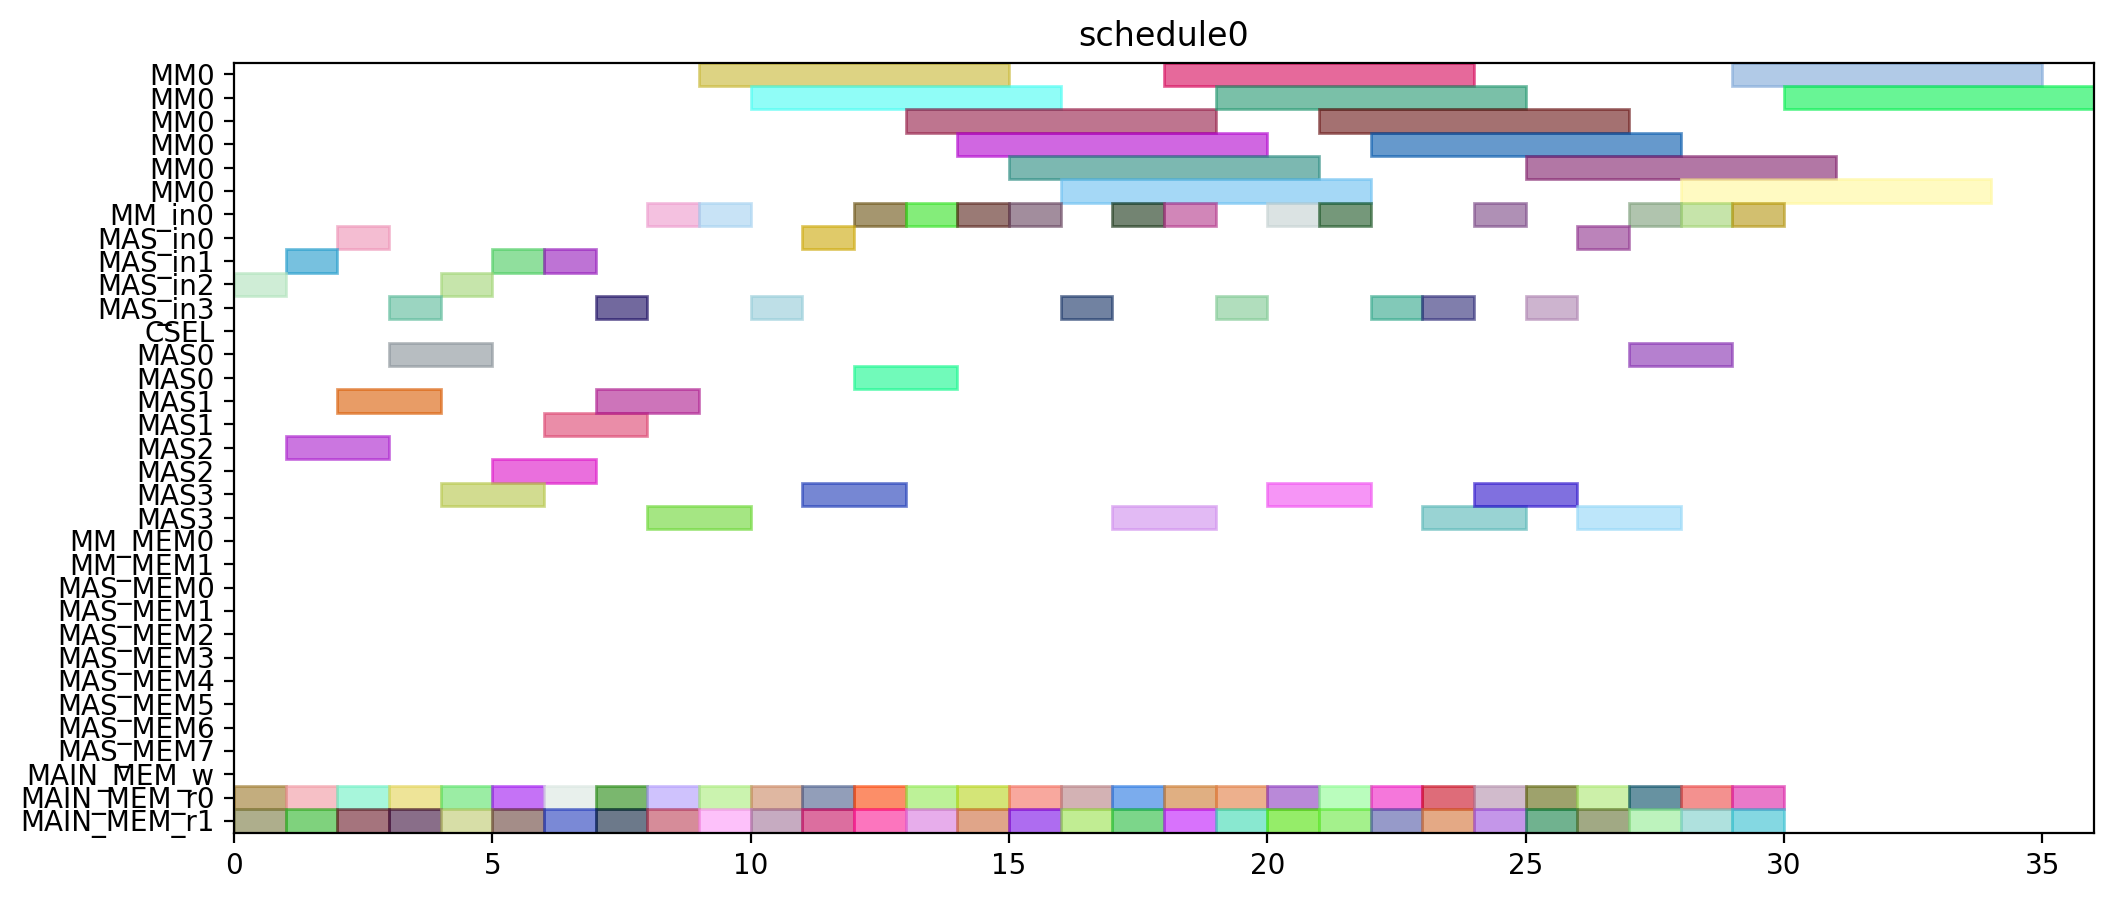

Write Python code to recreate this figure.
from pyschedule import Scenario, solvers, plotters, alt


def solve():
	horizon = 120
	S = Scenario("schedule0", horizon=horizon)

	# resource
	MM = S.Resources('MM', num=1, size=6)
	MM_in = S.Resources('MM_in', num=1)
	MAS_in = S.Resources('MAS_in', num=4)
	CSEL = S.Resource('CSEL')
	MAS = S.Resources('MAS', num=4, size=2, periods=range(1, horizon))
	MM_MEM = S.Resources('MM_MEM', num=2)
	MAS_MEM = S.Resources('MAS_MEM', num=8)
	MAIN_MEM_w = S.Resource('MAIN_MEM_w', size=1)
	MAIN_MEM_r = S.Resources('MAIN_MEM_r', num=2)

	# result of previous scheduling

	# new tasks
	t1_t0 = S.Task('t1_t0', length=6, delay_cost=1)
	t1_t0 += alt(MM)
	t1_t0_in = S.Task('t1_t0_in', length=1, delay_cost=1)
	t1_t0_in += alt(MM_in)
	S += t1_t0_in*MM_in[0]<=t1_t0*MM[0]
	t1_t0_mem0 = S.Task('t1_t0_mem0', length=1, delay_cost=1)
	t1_t0_mem0 += MAIN_MEM_r[0]
	S += t1_t0_mem0 <= t1_t0

	t1_t0_mem1 = S.Task('t1_t0_mem1', length=1, delay_cost=1)
	t1_t0_mem1 += MAIN_MEM_r[1]
	S += t1_t0_mem1 <= t1_t0

	t1_t1 = S.Task('t1_t1', length=6, delay_cost=1)
	t1_t1 += alt(MM)
	t1_t1_in = S.Task('t1_t1_in', length=1, delay_cost=1)
	t1_t1_in += alt(MM_in)
	S += t1_t1_in*MM_in[0]<=t1_t1*MM[0]
	t1_t1_mem0 = S.Task('t1_t1_mem0', length=1, delay_cost=1)
	t1_t1_mem0 += MAIN_MEM_r[0]
	S += t1_t1_mem0 <= t1_t1

	t1_t1_mem1 = S.Task('t1_t1_mem1', length=1, delay_cost=1)
	t1_t1_mem1 += MAIN_MEM_r[1]
	S += t1_t1_mem1 <= t1_t1

	t1_t2 = S.Task('t1_t2', length=2, delay_cost=1)
	t1_t2 += alt(MAS)
	t1_t2_in = S.Task('t1_t2_in', length=1, delay_cost=1)
	t1_t2_in += alt(MAS_in)
	S += t1_t2_in*MAS_in[0]<=t1_t2*MAS[0]

	S += t1_t2_in*MAS_in[1]<=t1_t2*MAS[1]

	S += t1_t2_in*MAS_in[2]<=t1_t2*MAS[2]

	S += t1_t2_in*MAS_in[3]<=t1_t2*MAS[3]

	t1_t2_mem0 = S.Task('t1_t2_mem0', length=1, delay_cost=1)
	t1_t2_mem0 += MAIN_MEM_r[0]
	S += t1_t2_mem0 <= t1_t2

	t1_t2_mem1 = S.Task('t1_t2_mem1', length=1, delay_cost=1)
	t1_t2_mem1 += MAIN_MEM_r[1]
	S += t1_t2_mem1 <= t1_t2

	t1_t3 = S.Task('t1_t3', length=2, delay_cost=1)
	t1_t3 += alt(MAS)
	t1_t3_in = S.Task('t1_t3_in', length=1, delay_cost=1)
	t1_t3_in += alt(MAS_in)
	S += t1_t3_in*MAS_in[0]<=t1_t3*MAS[0]

	S += t1_t3_in*MAS_in[1]<=t1_t3*MAS[1]

	S += t1_t3_in*MAS_in[2]<=t1_t3*MAS[2]

	S += t1_t3_in*MAS_in[3]<=t1_t3*MAS[3]

	t1_t3_mem0 = S.Task('t1_t3_mem0', length=1, delay_cost=1)
	t1_t3_mem0 += MAIN_MEM_r[0]
	S += t1_t3_mem0 <= t1_t3

	t1_t3_mem1 = S.Task('t1_t3_mem1', length=1, delay_cost=1)
	t1_t3_mem1 += MAIN_MEM_r[1]
	S += t1_t3_mem1 <= t1_t3

	t2_t0 = S.Task('t2_t0', length=6, delay_cost=1)
	t2_t0 += alt(MM)
	t2_t0_in = S.Task('t2_t0_in', length=1, delay_cost=1)
	t2_t0_in += alt(MM_in)
	S += t2_t0_in*MM_in[0]<=t2_t0*MM[0]
	t2_t0_mem0 = S.Task('t2_t0_mem0', length=1, delay_cost=1)
	t2_t0_mem0 += MAIN_MEM_r[0]
	S += t2_t0_mem0 <= t2_t0

	t2_t0_mem1 = S.Task('t2_t0_mem1', length=1, delay_cost=1)
	t2_t0_mem1 += MAIN_MEM_r[1]
	S += t2_t0_mem1 <= t2_t0

	t2_t1 = S.Task('t2_t1', length=6, delay_cost=1)
	t2_t1 += alt(MM)
	t2_t1_in = S.Task('t2_t1_in', length=1, delay_cost=1)
	t2_t1_in += alt(MM_in)
	S += t2_t1_in*MM_in[0]<=t2_t1*MM[0]
	t2_t1_mem0 = S.Task('t2_t1_mem0', length=1, delay_cost=1)
	t2_t1_mem0 += MAIN_MEM_r[0]
	S += t2_t1_mem0 <= t2_t1

	t2_t1_mem1 = S.Task('t2_t1_mem1', length=1, delay_cost=1)
	t2_t1_mem1 += MAIN_MEM_r[1]
	S += t2_t1_mem1 <= t2_t1

	t2_t2 = S.Task('t2_t2', length=2, delay_cost=1)
	t2_t2 += alt(MAS)
	t2_t2_in = S.Task('t2_t2_in', length=1, delay_cost=1)
	t2_t2_in += alt(MAS_in)
	S += t2_t2_in*MAS_in[0]<=t2_t2*MAS[0]

	S += t2_t2_in*MAS_in[1]<=t2_t2*MAS[1]

	S += t2_t2_in*MAS_in[2]<=t2_t2*MAS[2]

	S += t2_t2_in*MAS_in[3]<=t2_t2*MAS[3]

	t2_t2_mem0 = S.Task('t2_t2_mem0', length=1, delay_cost=1)
	t2_t2_mem0 += MAIN_MEM_r[0]
	S += t2_t2_mem0 <= t2_t2

	t2_t2_mem1 = S.Task('t2_t2_mem1', length=1, delay_cost=1)
	t2_t2_mem1 += MAIN_MEM_r[1]
	S += t2_t2_mem1 <= t2_t2

	t2_t3 = S.Task('t2_t3', length=2, delay_cost=1)
	t2_t3 += alt(MAS)
	t2_t3_in = S.Task('t2_t3_in', length=1, delay_cost=1)
	t2_t3_in += alt(MAS_in)
	S += t2_t3_in*MAS_in[0]<=t2_t3*MAS[0]

	S += t2_t3_in*MAS_in[1]<=t2_t3*MAS[1]

	S += t2_t3_in*MAS_in[2]<=t2_t3*MAS[2]

	S += t2_t3_in*MAS_in[3]<=t2_t3*MAS[3]

	t2_t3_mem0 = S.Task('t2_t3_mem0', length=1, delay_cost=1)
	t2_t3_mem0 += MAIN_MEM_r[0]
	S += t2_t3_mem0 <= t2_t3

	t2_t3_mem1 = S.Task('t2_t3_mem1', length=1, delay_cost=1)
	t2_t3_mem1 += MAIN_MEM_r[1]
	S += t2_t3_mem1 <= t2_t3

	t0_t0 = S.Task('t0_t0', length=6, delay_cost=1)
	t0_t0 += alt(MM)
	t0_t0_in = S.Task('t0_t0_in', length=1, delay_cost=1)
	t0_t0_in += alt(MM_in)
	S += t0_t0_in*MM_in[0]<=t0_t0*MM[0]
	t0_t0_mem0 = S.Task('t0_t0_mem0', length=1, delay_cost=1)
	t0_t0_mem0 += MAIN_MEM_r[0]
	S += t0_t0_mem0 <= t0_t0

	t0_t0_mem1 = S.Task('t0_t0_mem1', length=1, delay_cost=1)
	t0_t0_mem1 += MAIN_MEM_r[1]
	S += t0_t0_mem1 <= t0_t0

	t0_t1 = S.Task('t0_t1', length=6, delay_cost=1)
	t0_t1 += alt(MM)
	t0_t1_in = S.Task('t0_t1_in', length=1, delay_cost=1)
	t0_t1_in += alt(MM_in)
	S += t0_t1_in*MM_in[0]<=t0_t1*MM[0]
	t0_t1_mem0 = S.Task('t0_t1_mem0', length=1, delay_cost=1)
	t0_t1_mem0 += MAIN_MEM_r[0]
	S += t0_t1_mem0 <= t0_t1

	t0_t1_mem1 = S.Task('t0_t1_mem1', length=1, delay_cost=1)
	t0_t1_mem1 += MAIN_MEM_r[1]
	S += t0_t1_mem1 <= t0_t1

	t0_t2 = S.Task('t0_t2', length=2, delay_cost=1)
	t0_t2 += alt(MAS)
	t0_t2_in = S.Task('t0_t2_in', length=1, delay_cost=1)
	t0_t2_in += alt(MAS_in)
	S += t0_t2_in*MAS_in[0]<=t0_t2*MAS[0]

	S += t0_t2_in*MAS_in[1]<=t0_t2*MAS[1]

	S += t0_t2_in*MAS_in[2]<=t0_t2*MAS[2]

	S += t0_t2_in*MAS_in[3]<=t0_t2*MAS[3]

	t0_t2_mem0 = S.Task('t0_t2_mem0', length=1, delay_cost=1)
	t0_t2_mem0 += MAIN_MEM_r[0]
	S += t0_t2_mem0 <= t0_t2

	t0_t2_mem1 = S.Task('t0_t2_mem1', length=1, delay_cost=1)
	t0_t2_mem1 += MAIN_MEM_r[1]
	S += t0_t2_mem1 <= t0_t2

	t0_t3 = S.Task('t0_t3', length=2, delay_cost=1)
	t0_t3 += alt(MAS)
	t0_t3_in = S.Task('t0_t3_in', length=1, delay_cost=1)
	t0_t3_in += alt(MAS_in)
	S += t0_t3_in*MAS_in[0]<=t0_t3*MAS[0]

	S += t0_t3_in*MAS_in[1]<=t0_t3*MAS[1]

	S += t0_t3_in*MAS_in[2]<=t0_t3*MAS[2]

	S += t0_t3_in*MAS_in[3]<=t0_t3*MAS[3]

	t0_t3_mem0 = S.Task('t0_t3_mem0', length=1, delay_cost=1)
	t0_t3_mem0 += MAIN_MEM_r[0]
	S += t0_t3_mem0 <= t0_t3

	t0_t3_mem1 = S.Task('t0_t3_mem1', length=1, delay_cost=1)
	t0_t3_mem1 += MAIN_MEM_r[1]
	S += t0_t3_mem1 <= t0_t3

	t4_t0_t0 = S.Task('t4_t0_t0', length=6, delay_cost=1)
	t4_t0_t0 += alt(MM)
	t4_t0_t0_in = S.Task('t4_t0_t0_in', length=1, delay_cost=1)
	t4_t0_t0_in += alt(MM_in)
	S += t4_t0_t0_in*MM_in[0]<=t4_t0_t0*MM[0]
	t4_t0_t0_mem0 = S.Task('t4_t0_t0_mem0', length=1, delay_cost=1)
	t4_t0_t0_mem0 += MAIN_MEM_r[0]
	S += t4_t0_t0_mem0 <= t4_t0_t0

	t4_t0_t0_mem1 = S.Task('t4_t0_t0_mem1', length=1, delay_cost=1)
	t4_t0_t0_mem1 += MAIN_MEM_r[1]
	S += t4_t0_t0_mem1 <= t4_t0_t0

	t4_t0_t1 = S.Task('t4_t0_t1', length=6, delay_cost=1)
	t4_t0_t1 += alt(MM)
	t4_t0_t1_in = S.Task('t4_t0_t1_in', length=1, delay_cost=1)
	t4_t0_t1_in += alt(MM_in)
	S += t4_t0_t1_in*MM_in[0]<=t4_t0_t1*MM[0]
	t4_t0_t1_mem0 = S.Task('t4_t0_t1_mem0', length=1, delay_cost=1)
	t4_t0_t1_mem0 += MAIN_MEM_r[0]
	S += t4_t0_t1_mem0 <= t4_t0_t1

	t4_t0_t1_mem1 = S.Task('t4_t0_t1_mem1', length=1, delay_cost=1)
	t4_t0_t1_mem1 += MAIN_MEM_r[1]
	S += t4_t0_t1_mem1 <= t4_t0_t1

	t4_t0_t2 = S.Task('t4_t0_t2', length=2, delay_cost=1)
	t4_t0_t2 += alt(MAS)
	t4_t0_t2_in = S.Task('t4_t0_t2_in', length=1, delay_cost=1)
	t4_t0_t2_in += alt(MAS_in)
	S += t4_t0_t2_in*MAS_in[0]<=t4_t0_t2*MAS[0]

	S += t4_t0_t2_in*MAS_in[1]<=t4_t0_t2*MAS[1]

	S += t4_t0_t2_in*MAS_in[2]<=t4_t0_t2*MAS[2]

	S += t4_t0_t2_in*MAS_in[3]<=t4_t0_t2*MAS[3]

	t4_t0_t2_mem0 = S.Task('t4_t0_t2_mem0', length=1, delay_cost=1)
	t4_t0_t2_mem0 += MAIN_MEM_r[0]
	S += t4_t0_t2_mem0 <= t4_t0_t2

	t4_t0_t2_mem1 = S.Task('t4_t0_t2_mem1', length=1, delay_cost=1)
	t4_t0_t2_mem1 += MAIN_MEM_r[1]
	S += t4_t0_t2_mem1 <= t4_t0_t2

	t4_t0_t3 = S.Task('t4_t0_t3', length=2, delay_cost=1)
	t4_t0_t3 += alt(MAS)
	t4_t0_t3_in = S.Task('t4_t0_t3_in', length=1, delay_cost=1)
	t4_t0_t3_in += alt(MAS_in)
	S += t4_t0_t3_in*MAS_in[0]<=t4_t0_t3*MAS[0]

	S += t4_t0_t3_in*MAS_in[1]<=t4_t0_t3*MAS[1]

	S += t4_t0_t3_in*MAS_in[2]<=t4_t0_t3*MAS[2]

	S += t4_t0_t3_in*MAS_in[3]<=t4_t0_t3*MAS[3]

	t4_t0_t3_mem0 = S.Task('t4_t0_t3_mem0', length=1, delay_cost=1)
	t4_t0_t3_mem0 += MAIN_MEM_r[0]
	S += t4_t0_t3_mem0 <= t4_t0_t3

	t4_t0_t3_mem1 = S.Task('t4_t0_t3_mem1', length=1, delay_cost=1)
	t4_t0_t3_mem1 += MAIN_MEM_r[1]
	S += t4_t0_t3_mem1 <= t4_t0_t3

	t4_t1_t0 = S.Task('t4_t1_t0', length=6, delay_cost=1)
	t4_t1_t0 += alt(MM)
	t4_t1_t0_in = S.Task('t4_t1_t0_in', length=1, delay_cost=1)
	t4_t1_t0_in += alt(MM_in)
	S += t4_t1_t0_in*MM_in[0]<=t4_t1_t0*MM[0]
	t4_t1_t0_mem0 = S.Task('t4_t1_t0_mem0', length=1, delay_cost=1)
	t4_t1_t0_mem0 += MAIN_MEM_r[0]
	S += t4_t1_t0_mem0 <= t4_t1_t0

	t4_t1_t0_mem1 = S.Task('t4_t1_t0_mem1', length=1, delay_cost=1)
	t4_t1_t0_mem1 += MAIN_MEM_r[1]
	S += t4_t1_t0_mem1 <= t4_t1_t0

	t4_t1_t1 = S.Task('t4_t1_t1', length=6, delay_cost=1)
	t4_t1_t1 += alt(MM)
	t4_t1_t1_in = S.Task('t4_t1_t1_in', length=1, delay_cost=1)
	t4_t1_t1_in += alt(MM_in)
	S += t4_t1_t1_in*MM_in[0]<=t4_t1_t1*MM[0]
	t4_t1_t1_mem0 = S.Task('t4_t1_t1_mem0', length=1, delay_cost=1)
	t4_t1_t1_mem0 += MAIN_MEM_r[0]
	S += t4_t1_t1_mem0 <= t4_t1_t1

	t4_t1_t1_mem1 = S.Task('t4_t1_t1_mem1', length=1, delay_cost=1)
	t4_t1_t1_mem1 += MAIN_MEM_r[1]
	S += t4_t1_t1_mem1 <= t4_t1_t1

	t4_t1_t2 = S.Task('t4_t1_t2', length=2, delay_cost=1)
	t4_t1_t2 += alt(MAS)
	t4_t1_t2_in = S.Task('t4_t1_t2_in', length=1, delay_cost=1)
	t4_t1_t2_in += alt(MAS_in)
	S += t4_t1_t2_in*MAS_in[0]<=t4_t1_t2*MAS[0]

	S += t4_t1_t2_in*MAS_in[1]<=t4_t1_t2*MAS[1]

	S += t4_t1_t2_in*MAS_in[2]<=t4_t1_t2*MAS[2]

	S += t4_t1_t2_in*MAS_in[3]<=t4_t1_t2*MAS[3]

	t4_t1_t2_mem0 = S.Task('t4_t1_t2_mem0', length=1, delay_cost=1)
	t4_t1_t2_mem0 += MAIN_MEM_r[0]
	S += t4_t1_t2_mem0 <= t4_t1_t2

	t4_t1_t2_mem1 = S.Task('t4_t1_t2_mem1', length=1, delay_cost=1)
	t4_t1_t2_mem1 += MAIN_MEM_r[1]
	S += t4_t1_t2_mem1 <= t4_t1_t2

	t4_t1_t3 = S.Task('t4_t1_t3', length=2, delay_cost=1)
	t4_t1_t3 += alt(MAS)
	t4_t1_t3_in = S.Task('t4_t1_t3_in', length=1, delay_cost=1)
	t4_t1_t3_in += alt(MAS_in)
	S += t4_t1_t3_in*MAS_in[0]<=t4_t1_t3*MAS[0]

	S += t4_t1_t3_in*MAS_in[1]<=t4_t1_t3*MAS[1]

	S += t4_t1_t3_in*MAS_in[2]<=t4_t1_t3*MAS[2]

	S += t4_t1_t3_in*MAS_in[3]<=t4_t1_t3*MAS[3]

	t4_t1_t3_mem0 = S.Task('t4_t1_t3_mem0', length=1, delay_cost=1)
	t4_t1_t3_mem0 += MAIN_MEM_r[0]
	S += t4_t1_t3_mem0 <= t4_t1_t3

	t4_t1_t3_mem1 = S.Task('t4_t1_t3_mem1', length=1, delay_cost=1)
	t4_t1_t3_mem1 += MAIN_MEM_r[1]
	S += t4_t1_t3_mem1 <= t4_t1_t3

	t4_t2_t0 = S.Task('t4_t2_t0', length=6, delay_cost=1)
	t4_t2_t0 += alt(MM)
	t4_t2_t0_in = S.Task('t4_t2_t0_in', length=1, delay_cost=1)
	t4_t2_t0_in += alt(MM_in)
	S += t4_t2_t0_in*MM_in[0]<=t4_t2_t0*MM[0]
	t4_t2_t0_mem0 = S.Task('t4_t2_t0_mem0', length=1, delay_cost=1)
	t4_t2_t0_mem0 += MAIN_MEM_r[0]
	S += t4_t2_t0_mem0 <= t4_t2_t0

	t4_t2_t0_mem1 = S.Task('t4_t2_t0_mem1', length=1, delay_cost=1)
	t4_t2_t0_mem1 += MAIN_MEM_r[1]
	S += t4_t2_t0_mem1 <= t4_t2_t0

	t4_t2_t1 = S.Task('t4_t2_t1', length=6, delay_cost=1)
	t4_t2_t1 += alt(MM)
	t4_t2_t1_in = S.Task('t4_t2_t1_in', length=1, delay_cost=1)
	t4_t2_t1_in += alt(MM_in)
	S += t4_t2_t1_in*MM_in[0]<=t4_t2_t1*MM[0]
	t4_t2_t1_mem0 = S.Task('t4_t2_t1_mem0', length=1, delay_cost=1)
	t4_t2_t1_mem0 += MAIN_MEM_r[0]
	S += t4_t2_t1_mem0 <= t4_t2_t1

	t4_t2_t1_mem1 = S.Task('t4_t2_t1_mem1', length=1, delay_cost=1)
	t4_t2_t1_mem1 += MAIN_MEM_r[1]
	S += t4_t2_t1_mem1 <= t4_t2_t1

	t4_t2_t2 = S.Task('t4_t2_t2', length=2, delay_cost=1)
	t4_t2_t2 += alt(MAS)
	t4_t2_t2_in = S.Task('t4_t2_t2_in', length=1, delay_cost=1)
	t4_t2_t2_in += alt(MAS_in)
	S += t4_t2_t2_in*MAS_in[0]<=t4_t2_t2*MAS[0]

	S += t4_t2_t2_in*MAS_in[1]<=t4_t2_t2*MAS[1]

	S += t4_t2_t2_in*MAS_in[2]<=t4_t2_t2*MAS[2]

	S += t4_t2_t2_in*MAS_in[3]<=t4_t2_t2*MAS[3]

	t4_t2_t2_mem0 = S.Task('t4_t2_t2_mem0', length=1, delay_cost=1)
	t4_t2_t2_mem0 += MAIN_MEM_r[0]
	S += t4_t2_t2_mem0 <= t4_t2_t2

	t4_t2_t2_mem1 = S.Task('t4_t2_t2_mem1', length=1, delay_cost=1)
	t4_t2_t2_mem1 += MAIN_MEM_r[1]
	S += t4_t2_t2_mem1 <= t4_t2_t2

	t4_t2_t3 = S.Task('t4_t2_t3', length=2, delay_cost=1)
	t4_t2_t3 += alt(MAS)
	t4_t2_t3_in = S.Task('t4_t2_t3_in', length=1, delay_cost=1)
	t4_t2_t3_in += alt(MAS_in)
	S += t4_t2_t3_in*MAS_in[0]<=t4_t2_t3*MAS[0]

	S += t4_t2_t3_in*MAS_in[1]<=t4_t2_t3*MAS[1]

	S += t4_t2_t3_in*MAS_in[2]<=t4_t2_t3*MAS[2]

	S += t4_t2_t3_in*MAS_in[3]<=t4_t2_t3*MAS[3]

	t4_t2_t3_mem0 = S.Task('t4_t2_t3_mem0', length=1, delay_cost=1)
	t4_t2_t3_mem0 += MAIN_MEM_r[0]
	S += t4_t2_t3_mem0 <= t4_t2_t3

	t4_t2_t3_mem1 = S.Task('t4_t2_t3_mem1', length=1, delay_cost=1)
	t4_t2_t3_mem1 += MAIN_MEM_r[1]
	S += t4_t2_t3_mem1 <= t4_t2_t3

	t4_t40 = S.Task('t4_t40', length=2, delay_cost=1)
	t4_t40 += alt(MAS)
	t4_t40_in = S.Task('t4_t40_in', length=1, delay_cost=1)
	t4_t40_in += alt(MAS_in)
	S += t4_t40_in*MAS_in[0]<=t4_t40*MAS[0]

	S += t4_t40_in*MAS_in[1]<=t4_t40*MAS[1]

	S += t4_t40_in*MAS_in[2]<=t4_t40*MAS[2]

	S += t4_t40_in*MAS_in[3]<=t4_t40*MAS[3]

	t4_t40_mem0 = S.Task('t4_t40_mem0', length=1, delay_cost=1)
	t4_t40_mem0 += MAIN_MEM_r[0]
	S += t4_t40_mem0 <= t4_t40

	t4_t40_mem1 = S.Task('t4_t40_mem1', length=1, delay_cost=1)
	t4_t40_mem1 += MAIN_MEM_r[1]
	S += t4_t40_mem1 <= t4_t40

	t4_t41 = S.Task('t4_t41', length=2, delay_cost=1)
	t4_t41 += alt(MAS)
	t4_t41_in = S.Task('t4_t41_in', length=1, delay_cost=1)
	t4_t41_in += alt(MAS_in)
	S += t4_t41_in*MAS_in[0]<=t4_t41*MAS[0]

	S += t4_t41_in*MAS_in[1]<=t4_t41*MAS[1]

	S += t4_t41_in*MAS_in[2]<=t4_t41*MAS[2]

	S += t4_t41_in*MAS_in[3]<=t4_t41*MAS[3]

	t4_t41_mem0 = S.Task('t4_t41_mem0', length=1, delay_cost=1)
	t4_t41_mem0 += MAIN_MEM_r[0]
	S += t4_t41_mem0 <= t4_t41

	t4_t41_mem1 = S.Task('t4_t41_mem1', length=1, delay_cost=1)
	t4_t41_mem1 += MAIN_MEM_r[1]
	S += t4_t41_mem1 <= t4_t41

	t4_t50 = S.Task('t4_t50', length=2, delay_cost=1)
	t4_t50 += alt(MAS)
	t4_t50_in = S.Task('t4_t50_in', length=1, delay_cost=1)
	t4_t50_in += alt(MAS_in)
	S += t4_t50_in*MAS_in[0]<=t4_t50*MAS[0]

	S += t4_t50_in*MAS_in[1]<=t4_t50*MAS[1]

	S += t4_t50_in*MAS_in[2]<=t4_t50*MAS[2]

	S += t4_t50_in*MAS_in[3]<=t4_t50*MAS[3]

	t4_t50_mem0 = S.Task('t4_t50_mem0', length=1, delay_cost=1)
	t4_t50_mem0 += MAIN_MEM_r[0]
	S += t4_t50_mem0 <= t4_t50

	t4_t50_mem1 = S.Task('t4_t50_mem1', length=1, delay_cost=1)
	t4_t50_mem1 += MAIN_MEM_r[1]
	S += t4_t50_mem1 <= t4_t50

	t4_t51 = S.Task('t4_t51', length=2, delay_cost=1)
	t4_t51 += alt(MAS)
	t4_t51_in = S.Task('t4_t51_in', length=1, delay_cost=1)
	t4_t51_in += alt(MAS_in)
	S += t4_t51_in*MAS_in[0]<=t4_t51*MAS[0]

	S += t4_t51_in*MAS_in[1]<=t4_t51*MAS[1]

	S += t4_t51_in*MAS_in[2]<=t4_t51*MAS[2]

	S += t4_t51_in*MAS_in[3]<=t4_t51*MAS[3]

	t4_t51_mem0 = S.Task('t4_t51_mem0', length=1, delay_cost=1)
	t4_t51_mem0 += MAIN_MEM_r[0]
	S += t4_t51_mem0 <= t4_t51

	t4_t51_mem1 = S.Task('t4_t51_mem1', length=1, delay_cost=1)
	t4_t51_mem1 += MAIN_MEM_r[1]
	S += t4_t51_mem1 <= t4_t51

	t4_t8_t0 = S.Task('t4_t8_t0', length=6, delay_cost=1)
	t4_t8_t0 += alt(MM)
	t4_t8_t0_in = S.Task('t4_t8_t0_in', length=1, delay_cost=1)
	t4_t8_t0_in += alt(MM_in)
	S += t4_t8_t0_in*MM_in[0]<=t4_t8_t0*MM[0]
	t4_t8_t0_mem0 = S.Task('t4_t8_t0_mem0', length=1, delay_cost=1)
	t4_t8_t0_mem0 += MAIN_MEM_r[0]
	S += t4_t8_t0_mem0 <= t4_t8_t0

	t4_t8_t0_mem1 = S.Task('t4_t8_t0_mem1', length=1, delay_cost=1)
	t4_t8_t0_mem1 += MAIN_MEM_r[1]
	S += t4_t8_t0_mem1 <= t4_t8_t0

	t4_t8_t1 = S.Task('t4_t8_t1', length=6, delay_cost=1)
	t4_t8_t1 += alt(MM)
	t4_t8_t1_in = S.Task('t4_t8_t1_in', length=1, delay_cost=1)
	t4_t8_t1_in += alt(MM_in)
	S += t4_t8_t1_in*MM_in[0]<=t4_t8_t1*MM[0]
	t4_t8_t1_mem0 = S.Task('t4_t8_t1_mem0', length=1, delay_cost=1)
	t4_t8_t1_mem0 += MAIN_MEM_r[0]
	S += t4_t8_t1_mem0 <= t4_t8_t1

	t4_t8_t1_mem1 = S.Task('t4_t8_t1_mem1', length=1, delay_cost=1)
	t4_t8_t1_mem1 += MAIN_MEM_r[1]
	S += t4_t8_t1_mem1 <= t4_t8_t1

	solvers.mip.solve(S,msg=1,kind='CPLEX',ratio_gap=1.01)

	solution = [['hoge']*len(S.solution()[1]) for i in range(len(S.solution()))]
	for i in range(len(S.solution())):
		for j in range(len(S.solution()[i])):
			solution[i][j]=str(S.solution()[i][j])
	print(solution)

	cycles = int(solution[-1][3])

	pic_file_name = "/home/mfukuda/ABE/multiRAM_multiMAS_16mux/scheduling_result/stage6MM1_stage2MAS4/SPARSE/schedule0.png"
	if(S.solution() != []):
		plotters.matplotlib.plot(S,img_filename=pic_file_name, show_task_labels=False, fig_size=(cycles*0.25+3, 5))

	return solution
